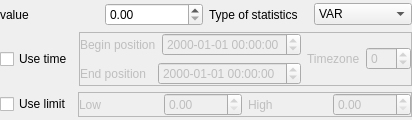
                <widget class="QWidget" name="qualityTab">
                 <layout class="QVBoxLayout" name="verticalLayout_20" stretch="1,2,1">
                  <property name="leftMargin">
                   <number>0</number>
                  </property>
                  <property name="topMargin">
                   <number>3</number>
                  </property>
                  <property name="rightMargin">
                   <number>0</number>
                  </property>
                  <property name="bottomMargin">
                   <number>3</number>
                  </property>
                  <item>
                   <layout class="QHBoxLayout" name="horizontalLayout_16">
                    <item>
                     <widget class="QLabel" name="label_27">
                      <property name="text">
                       <string>value</string>
                      </property>
                     </widget>
                    </item>
                    <item>
                     <widget class="QDoubleSpinBox" name="qualityValue">
                      <property name="toolTip">
                       <string>the value of the weigth to be assigned</string>
                      </property>
                      <property name="maximum">
                       <double>1000.000000000000000</double>
                      </property>
                     </widget>
                    </item>
                    <item>
                     <widget class="QLabel" name="label_26">
                      <property name="toolTip">
                       <string>The type of statistics the weight is estimated from</string>
                      </property>
                      <property name="text">
                       <string>Type of statistics</string>
                      </property>
                     </widget>
                    </item>
                    <item>
                     <widget class="QComboBox" name="qualityStat">
                      <property name="toolTip">
                       <string>The type of statistics the weight is estimated from</string>
                      </property>
                      <item>
                       <property name="text">
                        <string>VAR</string>
                       </property>
                      </item>
                      <item>
                       <property name="text">
                        <string>SD</string>
                       </property>
                      </item>
                      <item>
                       <property name="text">
                        <string>CV</string>
                       </property>
                      </item>
                      <item>
                       <property name="text">
                        <string>WT</string>
                       </property>
                      </item>
                      <item>
                       <property name="text">
                        <string>SQRWT</string>
                       </property>
                      </item>
                     </widget>
                    </item>
                   </layout>
                  </item>
                  <item>
                   <layout class="QHBoxLayout" name="horizontalLayout_53" stretch="1,7">
                    <property name="leftMargin">
                     <number>0</number>
                    </property>
                    <item>
                     <widget class="QCheckBox" name="qualityTime">
                      <property name="text">
                       <string>Use time</string>
                      </property>
                     </widget>
                    </item>
                    <item>
                     <widget class="QFrame" name="qualityFrame">
                      <property name="enabled">
                       <bool>false</bool>
                      </property>
                      <property name="frameShape">
                       <enum>QFrame::StyledPanel</enum>
                      </property>
                      <property name="frameShadow">
                       <enum>QFrame::Raised</enum>
                      </property>
                      <layout class="QHBoxLayout" name="horizontalLayout_54" stretch="2,1">
                       <property name="margin">
                        <number>0</number>
                       </property>
                       <item>
                        <layout class="QVBoxLayout" name="verticalLayout_10">
                         <property name="bottomMargin">
                          <number>0</number>
                         </property>
                         <item>
                          <layout class="QHBoxLayout" name="horizontalLayout_55" stretch="1,2">
                           <property name="bottomMargin">
                            <number>0</number>
                           </property>
                           <item>
                            <widget class="QLabel" name="label_50">
                             <property name="text">
                              <string>Begin position</string>
                             </property>
                            </widget>
                           </item>
                           <item>
                            <widget class="QDateTimeEdit" name="qualityBegin">
                             <property name="displayFormat">
                              <string>yyyy-MM-dd hh:mm:ss</string>
                             </property>
                            </widget>
                           </item>
                          </layout>
                         </item>
                         <item>
                          <layout class="QHBoxLayout" name="horizontalLayout_56" stretch="1,2">
                           <item>
                            <widget class="QLabel" name="label_51">
                             <property name="text">
                              <string>End position</string>
                             </property>
                            </widget>
                           </item>
                           <item>
                            <widget class="QDateTimeEdit" name="qualityEnd">
                             <property name="displayFormat">
                              <string>yyyy-MM-dd hh:mm:ss</string>
                             </property>
                            </widget>
                           </item>
                          </layout>
                         </item>
                        </layout>
                       </item>
                       <item>
                        <layout class="QVBoxLayout" name="verticalLayout_19">
                         <property name="bottomMargin">
                          <number>0</number>
                         </property>
                         <item>
                          <layout class="QHBoxLayout" name="horizontalLayout_57">
                           <item>
                            <widget class="QLabel" name="label_52">
                             <property name="text">
                              <string>Timezone</string>
                             </property>
                            </widget>
                           </item>
                           <item>
                            <widget class="QSpinBox" name="qualityTz">
                             <property name="minimum">
                              <number>-12</number>
                             </property>
                             <property name="maximum">
                              <number>12</number>
                             </property>
                            </widget>
                           </item>
                          </layout>
                         </item>
                        </layout>
                       </item>
                      </layout>
                     </widget>
                    </item>
                   </layout>
                  </item>
                  <item>
                   <layout class="QHBoxLayout" name="horizontalLayout_17" stretch="1,7">
                    <property name="leftMargin">
                     <number>0</number>
                    </property>
                    <item>
                     <widget class="QCheckBox" name="qualityUseval">
                      <property name="text">
                       <string>Use limit</string>
                      </property>
                     </widget>
                    </item>
                    <item>
                     <widget class="QFrame" name="qualityValFrame">
                      <property name="enabled">
                       <bool>false</bool>
                      </property>
                      <property name="frameShape">
                       <enum>QFrame::StyledPanel</enum>
                      </property>
                      <property name="frameShadow">
                       <enum>QFrame::Raised</enum>
                      </property>
                      <layout class="QHBoxLayout" name="horizontalLayout_63">
                       <property name="margin">
                        <number>0</number>
                       </property>
                       <item>
                        <widget class="QLabel" name="label_28">
                         <property name="text">
                          <string>Low</string>
                         </property>
                        </widget>
                       </item>
                       <item>
                        <widget class="QDoubleSpinBox" name="qualityLow"/>
                       </item>
                       <item>
                        <widget class="QLabel" name="label_29">
                         <property name="text">
                          <string>High</string>
                         </property>
                        </widget>
                       </item>
                       <item>
                        <widget class="QDoubleSpinBox" name="qualityHigh"/>
                       </item>
                      </layout>
                     </widget>
                    </item>
                   </layout>
                  </item>
                 </layout>
                </widget>
